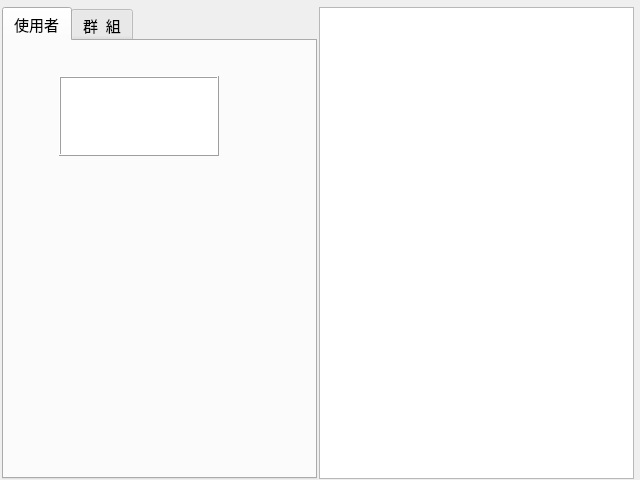
<?xml version="1.0" encoding="UTF-8"?>
<ui version="4.0">
 <class>C_widget</class>
 <widget class="QWidget" name="C_widget">
  <property name="geometry">
   <rect>
    <x>0</x>
    <y>0</y>
    <width>640</width>
    <height>480</height>
   </rect>
  </property>
  <property name="windowTitle">
   <string>使用者權限作業</string>
  </property>
  <widget class="QWidget" name="horizontalLayoutWidget">
   <property name="geometry">
    <rect>
     <x>0</x>
     <y>5</y>
     <width>636</width>
     <height>476</height>
    </rect>
   </property>
   <layout class="QHBoxLayout" name="horizontalLayout">
    <property name="spacing">
     <number>2</number>
    </property>
    <property name="leftMargin">
     <number>2</number>
    </property>
    <property name="topMargin">
     <number>2</number>
    </property>
    <property name="rightMargin">
     <number>2</number>
    </property>
    <property name="bottomMargin">
     <number>2</number>
    </property>
    <item>
     <widget class="QTabWidget" name="c_tabwidget">
      <property name="font">
       <font>
        <family>新細明體</family>
        <pointsize>11</pointsize>
       </font>
      </property>
      <property name="currentIndex">
       <number>0</number>
      </property>
      <widget class="QWidget" name="c_tabuser">
       <attribute name="title">
        <string>使用者</string>
       </attribute>
       <widget class="QWidget" name="horizontalLayoutWidget_2">
        <property name="geometry">
         <rect>
          <x>55</x>
          <y>35</y>
          <width>160</width>
          <height>80</height>
         </rect>
        </property>
        <layout class="QHBoxLayout" name="hbox_user">
         <property name="sizeConstraint">
          <enum>QLayout::SetMaximumSize</enum>
         </property>
         <item>
          <widget class="QTableView" name="c_tableViewUser">
           <property name="acceptDrops">
            <bool>true</bool>
           </property>
           <property name="frameShape">
            <enum>QFrame::Box</enum>
           </property>
           <property name="frameShadow">
            <enum>QFrame::Raised</enum>
           </property>
           <property name="dragEnabled">
            <bool>true</bool>
           </property>
           <property name="selectionMode">
            <enum>QAbstractItemView::SingleSelection</enum>
           </property>
           <property name="selectionBehavior">
            <enum>QAbstractItemView::SelectRows</enum>
           </property>
           <property name="gridStyle">
            <enum>Qt::SolidLine</enum>
           </property>
          </widget>
         </item>
        </layout>
       </widget>
      </widget>
      <widget class="QWidget" name="c_tabgroup">
       <attribute name="title">
        <string>群  組</string>
       </attribute>
       <widget class="QWidget" name="horizontalLayoutWidget_3">
        <property name="geometry">
         <rect>
          <x>25</x>
          <y>45</y>
          <width>160</width>
          <height>80</height>
         </rect>
        </property>
        <layout class="QHBoxLayout" name="hbox_Group">
         <item>
          <widget class="QTableView" name="c_tableviewGroup">
           <property name="frameShape">
            <enum>QFrame::Box</enum>
           </property>
           <property name="frameShadow">
            <enum>QFrame::Raised</enum>
           </property>
           <property name="selectionMode">
            <enum>QAbstractItemView::SingleSelection</enum>
           </property>
           <property name="selectionBehavior">
            <enum>QAbstractItemView::SelectRows</enum>
           </property>
          </widget>
         </item>
        </layout>
       </widget>
      </widget>
     </widget>
    </item>
    <item>
     <widget class="QTableView" name="c_tableViewR">
      <property name="sizePolicy">
       <sizepolicy hsizetype="Expanding" vsizetype="Expanding">
        <horstretch>0</horstretch>
        <verstretch>0</verstretch>
       </sizepolicy>
      </property>
      <property name="font">
       <font>
        <family>新細明體</family>
        <pointsize>11</pointsize>
       </font>
      </property>
     </widget>
    </item>
   </layout>
  </widget>
 </widget>
 <resources/>
 <connections/>
</ui>
